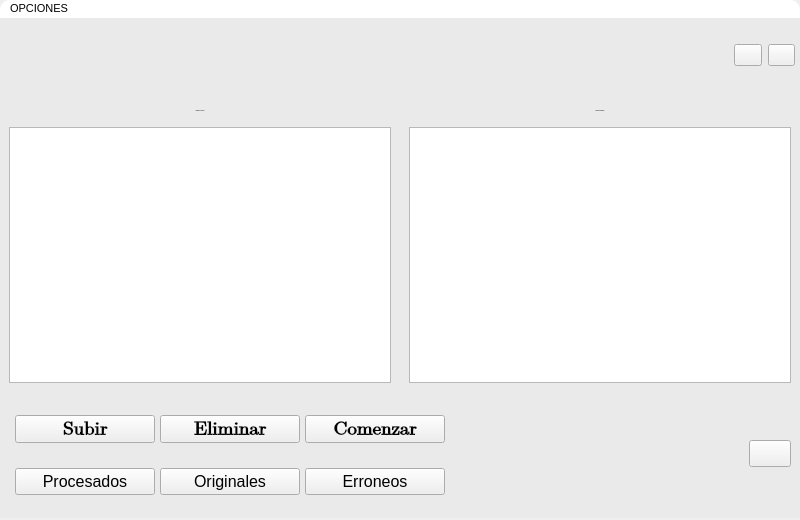
<?xml version="1.0" encoding="UTF-8"?>
<ui version="4.0">
 <class>Kenworth_Sonora</class>
 <widget class="QMainWindow" name="Kenworth_Sonora">
  <property name="geometry">
   <rect>
    <x>0</x>
    <y>0</y>
    <width>800</width>
    <height>520</height>
   </rect>
  </property>
  <property name="minimumSize">
   <size>
    <width>800</width>
    <height>520</height>
   </size>
  </property>
  <property name="maximumSize">
   <size>
    <width>800</width>
    <height>520</height>
   </size>
  </property>
  <property name="windowTitle">
   <string>KENWORTH SONORA</string>
  </property>
  <property name="styleSheet">
   <string notr="true">#Kenworth_Sonora{
min-width: 800px;
min-height:520px;
max-width: 800px;
max-height:520px;
}
#W_Principal{
background-color: rgb(234, 234, 234);
}

[objectName^=&quot;btc_btc&quot;]{
background-color: transparent;
border-radius:none;
width:35px;
height:35px;
}
[objectName^=&quot;btc_btc&quot;]:hover{
	background-color: rgb(64, 150, 216);
	color: rgb(0, 0, 0);
	border-radius:4px;
}
[objectName^=&quot;Tabla&quot;]{
	background-color: rgb(255, 255, 255);
	border: 1px solid;
}
[objectName^=&quot;txt&quot;]{
	font-family: Arial;
	color: rgb(0, 0, 0);
	font-size: 20px;
}
[objectName^=&quot;btn_btn&quot;]{
	background-color: rgb(64, 150, 216);
	border-radius:4px;
	color: rgb(0, 0, 0);
	height:35px;
}
[objectName^=&quot;btn_btn&quot;]:hover{
background-color: rgb(69, 163, 235);
}
#menuBar{
background-color: rgb(255, 255, 255);
color: rgb(0, 0, 0);
border-top-left-radius: 10px;
border-top-right-radius: 10px;
}</string>
  </property>
  <widget class="QWidget" name="W_Principal">
   <property name="minimumSize">
    <size>
     <width>800</width>
     <height>500</height>
    </size>
   </property>
   <property name="maximumSize">
    <size>
     <width>800</width>
     <height>500</height>
    </size>
   </property>
   <property name="styleSheet">
    <string notr="true"/>
   </property>
   <layout class="QVBoxLayout" name="verticalLayout">
    <property name="spacing">
     <number>0</number>
    </property>
    <property name="leftMargin">
     <number>0</number>
    </property>
    <property name="topMargin">
     <number>0</number>
    </property>
    <property name="rightMargin">
     <number>0</number>
    </property>
    <property name="bottomMargin">
     <number>0</number>
    </property>
    <item>
     <widget class="QWidget" name="W_Cabecera" native="true">
      <property name="minimumSize">
       <size>
        <width>0</width>
        <height>50</height>
       </size>
      </property>
      <property name="maximumSize">
       <size>
        <width>16777215</width>
        <height>50</height>
       </size>
      </property>
      <property name="styleSheet">
       <string notr="true"/>
      </property>
      <layout class="QHBoxLayout" name="horizontalLayout">
       <property name="spacing">
        <number>0</number>
       </property>
       <property name="leftMargin">
        <number>15</number>
       </property>
       <property name="topMargin">
        <number>0</number>
       </property>
       <property name="rightMargin">
        <number>0</number>
       </property>
       <property name="bottomMargin">
        <number>0</number>
       </property>
       <item>
        <widget class="QWidget" name="W_Logo" native="true">
         <property name="minimumSize">
          <size>
           <width>200</width>
           <height>0</height>
          </size>
         </property>
         <property name="maximumSize">
          <size>
           <width>200</width>
           <height>16777215</height>
          </size>
         </property>
         <layout class="QVBoxLayout" name="verticalLayout_2">
          <property name="spacing">
           <number>0</number>
          </property>
          <property name="leftMargin">
           <number>0</number>
          </property>
          <property name="topMargin">
           <number>0</number>
          </property>
          <property name="rightMargin">
           <number>0</number>
          </property>
          <property name="bottomMargin">
           <number>0</number>
          </property>
          <item>
           <widget class="QLabel" name="lblLogoKWS">
            <property name="text">
             <string/>
            </property>
            <property name="pixmap">
             <pixmap>../Source/Logo_KWSonora.png</pixmap>
            </property>
            <property name="scaledContents">
             <bool>true</bool>
            </property>
           </widget>
          </item>
         </layout>
        </widget>
       </item>
       <item>
        <spacer name="horizontalSpacer">
         <property name="orientation">
          <enum>Qt::Horizontal</enum>
         </property>
         <property name="sizeHint" stdset="0">
          <size>
           <width>40</width>
           <height>20</height>
          </size>
         </property>
        </spacer>
       </item>
       <item>
        <widget class="QWidget" name="W_BotonesSalida" native="true">
         <property name="minimumSize">
          <size>
           <width>75</width>
           <height>0</height>
          </size>
         </property>
         <property name="maximumSize">
          <size>
           <width>75</width>
           <height>16777215</height>
          </size>
         </property>
         <layout class="QHBoxLayout" name="horizontalLayout_2">
          <property name="rightMargin">
           <number>5</number>
          </property>
          <item>
           <widget class="QPushButton" name="btc_btc_Minimizar">
            <property name="cursor">
             <cursorShape>PointingHandCursor</cursorShape>
            </property>
            <property name="toolTip">
             <string>Minimizar</string>
            </property>
            <property name="text">
             <string/>
            </property>
            <property name="icon">
             <iconset>
              <normaloff>../Source/Icon_Minimize.png</normaloff>../Source/Icon_Minimize.png</iconset>
            </property>
            <property name="iconSize">
             <size>
              <width>30</width>
              <height>30</height>
             </size>
            </property>
           </widget>
          </item>
          <item>
           <widget class="QPushButton" name="btc_btc_Cerrar">
            <property name="cursor">
             <cursorShape>PointingHandCursor</cursorShape>
            </property>
            <property name="mouseTracking">
             <bool>true</bool>
            </property>
            <property name="toolTip">
             <string>Cerrar</string>
            </property>
            <property name="text">
             <string/>
            </property>
            <property name="icon">
             <iconset>
              <normaloff>../Source/Icon_Close.png</normaloff>../Source/Icon_Close.png</iconset>
            </property>
            <property name="iconSize">
             <size>
              <width>30</width>
              <height>30</height>
             </size>
            </property>
           </widget>
          </item>
         </layout>
        </widget>
       </item>
      </layout>
     </widget>
    </item>
    <item>
     <widget class="QWidget" name="W_Cuerpo" native="true">
      <property name="minimumSize">
       <size>
        <width>0</width>
        <height>300</height>
       </size>
      </property>
      <property name="maximumSize">
       <size>
        <width>16777215</width>
        <height>300</height>
       </size>
      </property>
      <property name="styleSheet">
       <string notr="true"/>
      </property>
      <layout class="QHBoxLayout" name="horizontalLayout_3">
       <property name="spacing">
        <number>0</number>
       </property>
       <property name="leftMargin">
        <number>0</number>
       </property>
       <property name="topMargin">
        <number>0</number>
       </property>
       <property name="rightMargin">
        <number>0</number>
       </property>
       <property name="bottomMargin">
        <number>0</number>
       </property>
       <item>
        <widget class="QWidget" name="W_TablaIzquierda" native="true">
         <layout class="QVBoxLayout" name="verticalLayout_3">
          <item>
           <widget class="QLabel" name="txt_Cola">
            <property name="minimumSize">
             <size>
              <width>0</width>
              <height>20</height>
             </size>
            </property>
            <property name="maximumSize">
             <size>
              <width>16777215</width>
              <height>20</height>
             </size>
            </property>
            <property name="font">
             <font>
              <family>Arial</family>
              <pointsize>-1</pointsize>
             </font>
            </property>
            <property name="text">
             <string>Trabajos En Espera</string>
            </property>
            <property name="alignment">
             <set>Qt::AlignCenter</set>
            </property>
           </widget>
          </item>
          <item>
           <widget class="QTableWidget" name="Tabla_Cola"/>
          </item>
         </layout>
        </widget>
       </item>
       <item>
        <widget class="QWidget" name="W_TablaDerecha" native="true">
         <layout class="QVBoxLayout" name="verticalLayout_4">
          <item>
           <widget class="QLabel" name="txt_Procesado">
            <property name="minimumSize">
             <size>
              <width>0</width>
              <height>20</height>
             </size>
            </property>
            <property name="maximumSize">
             <size>
              <width>16777215</width>
              <height>20</height>
             </size>
            </property>
            <property name="font">
             <font>
              <family>Arial</family>
              <pointsize>-1</pointsize>
             </font>
            </property>
            <property name="text">
             <string>Trabajos Realizados</string>
            </property>
            <property name="alignment">
             <set>Qt::AlignCenter</set>
            </property>
           </widget>
          </item>
          <item>
           <widget class="QTableWidget" name="Tabla_Procesado"/>
          </item>
         </layout>
        </widget>
       </item>
      </layout>
     </widget>
    </item>
    <item>
     <widget class="QWidget" name="W_Pie" native="true">
      <property name="minimumSize">
       <size>
        <width>0</width>
        <height>100</height>
       </size>
      </property>
      <property name="maximumSize">
       <size>
        <width>16777215</width>
        <height>100</height>
       </size>
      </property>
      <property name="styleSheet">
       <string notr="true"/>
      </property>
      <layout class="QHBoxLayout" name="horizontalLayout_4">
       <property name="spacing">
        <number>0</number>
       </property>
       <property name="leftMargin">
        <number>0</number>
       </property>
       <property name="topMargin">
        <number>0</number>
       </property>
       <property name="rightMargin">
        <number>0</number>
       </property>
       <property name="bottomMargin">
        <number>0</number>
       </property>
       <item>
        <widget class="QWidget" name="W_Botones" native="true">
         <property name="minimumSize">
          <size>
           <width>450</width>
           <height>0</height>
          </size>
         </property>
         <layout class="QVBoxLayout" name="verticalLayout_6">
          <property name="spacing">
           <number>5</number>
          </property>
          <property name="leftMargin">
           <number>10</number>
          </property>
          <property name="topMargin">
           <number>0</number>
          </property>
          <property name="rightMargin">
           <number>0</number>
          </property>
          <property name="bottomMargin">
           <number>0</number>
          </property>
          <item>
           <widget class="QWidget" name="W_BotonesTrabajo" native="true">
            <property name="minimumSize">
             <size>
              <width>0</width>
              <height>50</height>
             </size>
            </property>
            <property name="maximumSize">
             <size>
              <width>16777215</width>
              <height>50</height>
             </size>
            </property>
            <layout class="QHBoxLayout" name="horizontalLayout_5">
             <property name="spacing">
              <number>5</number>
             </property>
             <property name="leftMargin">
              <number>5</number>
             </property>
             <property name="topMargin">
              <number>5</number>
             </property>
             <property name="rightMargin">
              <number>5</number>
             </property>
             <property name="bottomMargin">
              <number>5</number>
             </property>
             <item>
              <widget class="QPushButton" name="btn_btn_Subir">
               <property name="font">
                <font>
                 <family>Cambria Math</family>
                 <pointsize>14</pointsize>
                 <weight>75</weight>
                 <bold>true</bold>
                </font>
               </property>
               <property name="cursor">
                <cursorShape>PointingHandCursor</cursorShape>
               </property>
               <property name="toolTip">
                <string>&lt;html&gt;&lt;head/&gt;&lt;body&gt;&lt;p&gt;Selecciona un archivo .xlsx&lt;/p&gt;&lt;/body&gt;&lt;/html&gt;</string>
               </property>
               <property name="styleSheet">
                <string notr="true"/>
               </property>
               <property name="text">
                <string>Subir</string>
               </property>
              </widget>
             </item>
             <item>
              <widget class="QPushButton" name="btn_btn_Eliminar">
               <property name="font">
                <font>
                 <family>Cambria Math</family>
                 <pointsize>14</pointsize>
                 <weight>75</weight>
                 <bold>true</bold>
                </font>
               </property>
               <property name="cursor">
                <cursorShape>PointingHandCursor</cursorShape>
               </property>
               <property name="toolTip">
                <string>&lt;html&gt;&lt;head/&gt;&lt;body&gt;&lt;p&gt;Elimina los archivos procesados&lt;/p&gt;&lt;/body&gt;&lt;/html&gt;</string>
               </property>
               <property name="styleSheet">
                <string notr="true"/>
               </property>
               <property name="text">
                <string>Eliminar</string>
               </property>
              </widget>
             </item>
             <item>
              <widget class="QPushButton" name="btn_btn_Comenzar">
               <property name="font">
                <font>
                 <family>Cambria Math</family>
                 <pointsize>14</pointsize>
                 <weight>75</weight>
                 <bold>true</bold>
                </font>
               </property>
               <property name="cursor">
                <cursorShape>PointingHandCursor</cursorShape>
               </property>
               <property name="toolTip">
                <string>&lt;html&gt;&lt;head/&gt;&lt;body&gt;&lt;p&gt;Comenzar el proceso&lt;/p&gt;&lt;/body&gt;&lt;/html&gt;</string>
               </property>
               <property name="styleSheet">
                <string notr="true"/>
               </property>
               <property name="text">
                <string>Comenzar</string>
               </property>
              </widget>
             </item>
            </layout>
           </widget>
          </item>
          <item>
           <widget class="QWidget" name="W_BotonesRutas" native="true">
            <layout class="QHBoxLayout" name="horizontalLayout_6">
             <property name="spacing">
              <number>5</number>
             </property>
             <property name="leftMargin">
              <number>5</number>
             </property>
             <property name="topMargin">
              <number>5</number>
             </property>
             <property name="rightMargin">
              <number>5</number>
             </property>
             <property name="bottomMargin">
              <number>5</number>
             </property>
             <item>
              <widget class="QPushButton" name="btn_btn_Procesados">
               <property name="font">
                <font>
                 <pointsize>12</pointsize>
                 <weight>50</weight>
                 <bold>false</bold>
                </font>
               </property>
               <property name="cursor">
                <cursorShape>PointingHandCursor</cursorShape>
               </property>
               <property name="toolTip">
                <string>&lt;html&gt;&lt;head/&gt;&lt;body&gt;&lt;p&gt;Ruta de archivos procesados&lt;/p&gt;&lt;/body&gt;&lt;/html&gt;</string>
               </property>
               <property name="styleSheet">
                <string notr="true"/>
               </property>
               <property name="text">
                <string>Procesados</string>
               </property>
              </widget>
             </item>
             <item>
              <widget class="QPushButton" name="btn_btn_Originales">
               <property name="font">
                <font>
                 <pointsize>12</pointsize>
                </font>
               </property>
               <property name="cursor">
                <cursorShape>PointingHandCursor</cursorShape>
               </property>
               <property name="toolTip">
                <string>&lt;html&gt;&lt;head/&gt;&lt;body&gt;&lt;p&gt;Ruta de archivos originales&lt;/p&gt;&lt;/body&gt;&lt;/html&gt;</string>
               </property>
               <property name="styleSheet">
                <string notr="true"/>
               </property>
               <property name="text">
                <string>Originales</string>
               </property>
              </widget>
             </item>
             <item>
              <widget class="QPushButton" name="btn_btn_Errores">
               <property name="font">
                <font>
                 <pointsize>12</pointsize>
                </font>
               </property>
               <property name="cursor">
                <cursorShape>PointingHandCursor</cursorShape>
               </property>
               <property name="toolTip">
                <string>&lt;html&gt;&lt;head/&gt;&lt;body&gt;&lt;p&gt;Ruta de archivos erroneos&lt;/p&gt;&lt;/body&gt;&lt;/html&gt;</string>
               </property>
               <property name="styleSheet">
                <string notr="true"/>
               </property>
               <property name="text">
                <string>Erroneos</string>
               </property>
              </widget>
             </item>
            </layout>
           </widget>
          </item>
         </layout>
        </widget>
       </item>
       <item>
        <widget class="QWidget" name="W_TextoProceso" native="true">
         <layout class="QVBoxLayout" name="verticalLayout_5">
          <property name="spacing">
           <number>5</number>
          </property>
          <property name="leftMargin">
           <number>0</number>
          </property>
          <property name="rightMargin">
           <number>0</number>
          </property>
          <item>
           <widget class="QLabel" name="lbl_TrabajandoCon">
            <property name="enabled">
             <bool>false</bool>
            </property>
            <property name="font">
             <font>
              <family>Arial</family>
              <pointsize>12</pointsize>
              <weight>75</weight>
              <bold>true</bold>
             </font>
            </property>
            <property name="text">
             <string/>
            </property>
            <property name="alignment">
             <set>Qt::AlignCenter</set>
            </property>
           </widget>
          </item>
          <item>
           <widget class="QLabel" name="lbl_NombreReporte">
            <property name="enabled">
             <bool>false</bool>
            </property>
            <property name="font">
             <font>
              <family>Arial</family>
              <pointsize>12</pointsize>
              <weight>75</weight>
              <bold>true</bold>
             </font>
            </property>
            <property name="text">
             <string/>
            </property>
            <property name="alignment">
             <set>Qt::AlignCenter</set>
            </property>
           </widget>
          </item>
         </layout>
        </widget>
       </item>
       <item>
        <widget class="QWidget" name="W_BotonAyuda" native="true">
         <property name="minimumSize">
          <size>
           <width>60</width>
           <height>0</height>
          </size>
         </property>
         <property name="maximumSize">
          <size>
           <width>60</width>
           <height>60</height>
          </size>
         </property>
         <layout class="QVBoxLayout" name="verticalLayout_7">
          <item>
           <widget class="QPushButton" name="btn_btn_Ayuda">
            <property name="maximumSize">
             <size>
              <width>16777213</width>
              <height>16777215</height>
             </size>
            </property>
            <property name="font">
             <font>
              <family>Verdana</family>
              <pointsize>12</pointsize>
              <weight>75</weight>
              <bold>true</bold>
             </font>
            </property>
            <property name="cursor">
             <cursorShape>PointingHandCursor</cursorShape>
            </property>
            <property name="acceptDrops">
             <bool>false</bool>
            </property>
            <property name="toolTip">
             <string notr="true">&lt;html&gt;&lt;head/&gt;&lt;body&gt;&lt;p align=&quot;justify&quot;&gt;Ayuda&lt;/p&gt;&lt;/body&gt;&lt;/html&gt;</string>
            </property>
            <property name="toolTipDuration">
             <number>0</number>
            </property>
            <property name="statusTip">
             <string/>
            </property>
            <property name="whatsThis">
             <string/>
            </property>
            <property name="accessibleName">
             <string/>
            </property>
            <property name="accessibleDescription">
             <string/>
            </property>
            <property name="layoutDirection">
             <enum>Qt::LeftToRight</enum>
            </property>
            <property name="autoFillBackground">
             <bool>false</bool>
            </property>
            <property name="styleSheet">
             <string notr="true"/>
            </property>
            <property name="locale">
             <locale language="Spanish" country="Nicaragua"/>
            </property>
            <property name="text">
             <string/>
            </property>
            <property name="icon">
             <iconset>
              <normaloff>../Source/Icon_Help.png</normaloff>../Source/Icon_Help.png</iconset>
            </property>
            <property name="iconSize">
             <size>
              <width>32</width>
              <height>32</height>
             </size>
            </property>
           </widget>
          </item>
         </layout>
        </widget>
       </item>
      </layout>
     </widget>
    </item>
   </layout>
  </widget>
  <widget class="QMenuBar" name="menuBar">
   <property name="geometry">
    <rect>
     <x>0</x>
     <y>0</y>
     <width>800</width>
     <height>20</height>
    </rect>
   </property>
   <property name="font">
    <font>
     <family>Arial</family>
     <pointsize>8</pointsize>
    </font>
   </property>
   <widget class="QMenu" name="menuOPCIONES">
    <property name="font">
     <font>
      <family>Arial</family>
      <pointsize>8</pointsize>
     </font>
    </property>
    <property name="title">
     <string>OPCIONES</string>
    </property>
    <widget class="QMenu" name="menuPagoClientes">
     <property name="font">
      <font>
       <family>Arial</family>
       <pointsize>8</pointsize>
      </font>
     </property>
     <property name="title">
      <string>Pago Clientes</string>
     </property>
     <addaction name="actionObjetivos_Mensuales"/>
    </widget>
    <addaction name="menuPagoClientes"/>
    <addaction name="actionFechaMovimiento"/>
    <addaction name="actionDirecciones_de_envio"/>
   </widget>
   <addaction name="menuOPCIONES"/>
  </widget>
  <action name="actionObjetivos_Mensuales">
   <property name="text">
    <string>Objetivos Mensuales</string>
   </property>
   <property name="font">
    <font>
     <family>Arial</family>
    </font>
   </property>
  </action>
  <action name="actionFechaMovimiento">
   <property name="text">
    <string>Fecha Movimiento</string>
   </property>
   <property name="font">
    <font>
     <family>Arial</family>
    </font>
   </property>
  </action>
  <action name="actionDirecciones_de_envio">
   <property name="text">
    <string>Direcciones de envio</string>
   </property>
  </action>
 </widget>
 <resources/>
 <connections/>
</ui>
